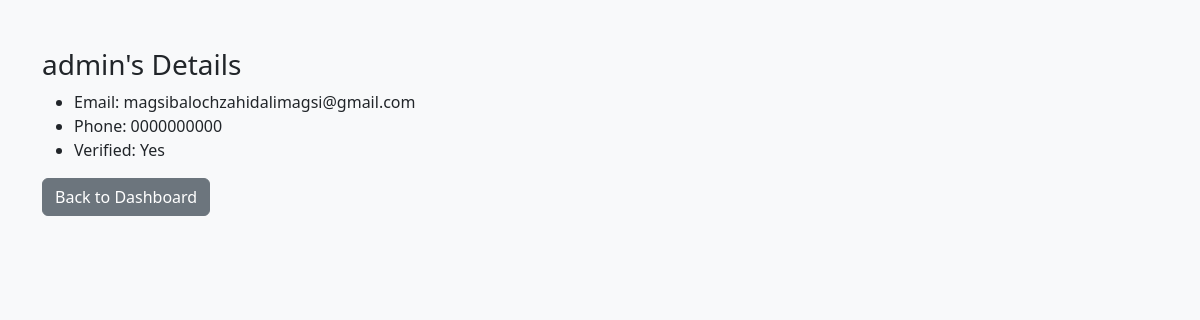
Page /admin/user/1 (signed in) on the committed database.
### models.py (models this page shows, shortened)
class User(db.Model, UserMixin):
    __tablename__ = 'users'
    id = db.Column(db.Integer, primary_key=True)
    username = db.Column(db.String(50), unique=True, nullable=False)
    email = db.Column(db.String(120), unique=True, nullable=False)
    phone = db.Column(db.String(20), unique=True, nullable=False)
    password = db.Column(db.String(200), nullable=False)
    is_verified = db.Column(db.Boolean, default=False)
    is_admin = db.Column(db.Boolean, default=False)
    created_at = db.Column(db.DateTime, default=datetime.utcnow)
    profile_pic = db.Column(db.String(200), default='logo.jpg')
    comments = db.relationship('Comment', back_populates='user', lazy=True)
    activities = db.relationship('Activity', back_populates='user', lazy=True)

### app.py (the view)
@app.route('/admin/user/<int:user_id>')
@login_required
@admin_required
def view_user_details(user_id):
    user = User.query.get_or_404(user_id)
    return render_template('view_user.html', user=user)

### app.py (called while the page is built)
@login_manager.user_loader
def load_user(user_id):
    return User.query.get(int(user_id))

@app.context_processor
def utility_processor():
    return dict(get_treatment=get_treatment)

def admin_required(f):
    @wraps(f)
    def decorated_function(*args, **kwargs):
        if not (current_user.is_authenticated and getattr(current_user, 'is_admin', False)):
            flash("Admin access required", "danger")
            return redirect(url_for('login'))
        return f(*args, **kwargs)
    return decorated_function

### templates/view_user.html (shortened to what this page needs)
<!DOCTYPE html>
<html lang="en">
<head>
    <link href="https://cdn.jsdelivr.net/npm/bootstrap@5.3.0/dist/css/bootstrap.min.css" rel="stylesheet">
</head>
<body class="bg-light">
    <div class="container mt-5">
        <h3>{{ user.username }}'s Details</h3>
        <ul>
            <li>Email: {{ user.email }}</li>
            <li>Phone: {{ user.phone }}</li>
            <li>Verified: {{ 'Yes' if user.is_verified else 'No' }}</li>
        </ul>
        <a href="{{ url_for('admin_dashboard') }}" class="btn btn-secondary">Back to Dashboard</a>
    </div>
</body>
</html>

### rows in the picture
User: username "admin", email "magsibalochzahidalimagsi@gmail.com", phone "0000000000", is_verified "Yes"
